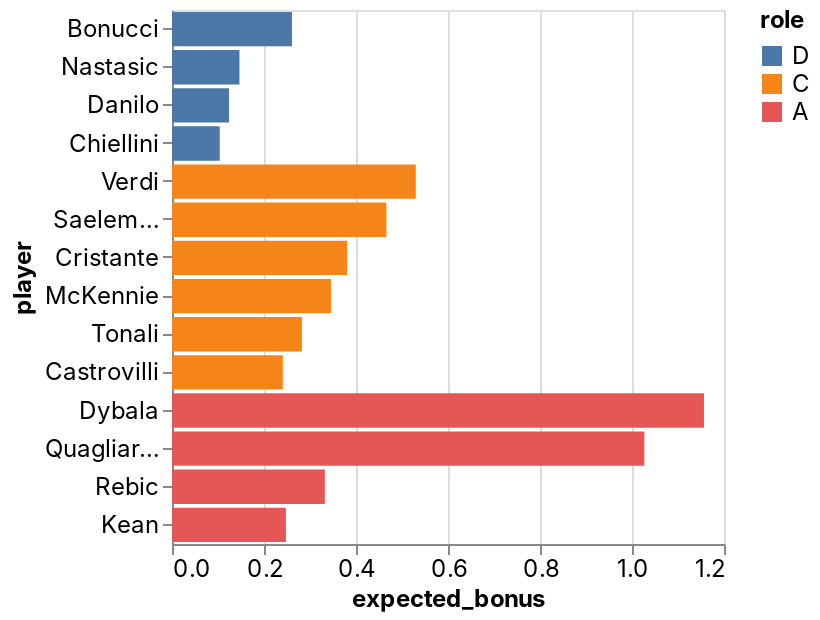

Notebook code for this chart:
### Code cell
_deepnote_run_altair(team, """{"$schema":"https://vega.github.io/schema/vega-lite/v4.json","mark":{"type":"bar","tooltip":{"content":"data"}},"height":220,"autosize":{"type":"fit"},"data":{"name":"placeholder"},"encoding":{"x":{"field":"expected_bonus","type":"quantitative","sort":null,"scale":{"type":"linear","zero":false}},"y":{"field":"player","type":"nominal","sort":null,"scale":{"type":"linear","zero":true}},"color":{"field":"role","type":"nominal","sort":null,"scale":{"type":"linear","zero":false}}}}""")

### Figure 1 — Vega-Lite specification as saved in the notebook (floating-point values rounded to 4 significant figures)
{"config": {"view": {"continuousWidth": 400, "continuousHeight": 300}, "area": {"fill": "#51C0E9"}, "axis": {"labelFont": "Inter, sans-serif", "labelFontSize": 12, "labelFontWeight": "normal", "labelLimit": 60, "labelOverlap": "greedy", "titleFont": "Inter, sans-serif", "titleFontSize": 12, "titleFontWeight": "bold"}, "background": "#ffffff", "legend": {"labelFont": "Inter, sans-serif", "labelFontSize": 12, "titleFont": "Inter, sans-serif", "titleFontSize": 12, "titleFontWeight": "bold"}, "line": {"stroke": "#51C0E9", "strokeWidth": 2}, "rect": {"fill": "#51C0E9"}, "title": {"anchor": "start", "color": "#000000", "font": "Inter, sans-serif", "fontSize": 22, "fontWeight": "normal"}}, "data": {"name": "data-d9611ad401ae878fc8d1eb4f74d055fb"}, "mark": {"type": "bar", "tooltip": {"content": "data"}}, "autosize": {"type": "fit"}, "encoding": {"color": {"type": "nominal", "field": "role", "scale": {"type": "linear", "zero": false}, "sort": null}, "x": {"type": "quantitative", "field": "expected_bonus", "scale": {"type": "linear", "zero": false}, "sort": null}, "y": {"type": "nominal", "field": "player", "scale": {"type": "linear", "zero": true}, "sort": null}}, "height": 300, "width": "container", "$schema": "https://vega.github.io/schema/vega-lite/v4.json", "datasets": {"data-d9611ad401ae878fc8d1eb4f74d055fb": [{"fanta_team": "MEZAFE", "role": "D", "player": "Bonucci", "home_team": "AC Milan", "away_team": "Juventus", "expected_bonus": 0.2607}, {"fanta_team": "MEZAFE", "role": "D", "player": "Nastasic", "home_team": "Cagliari", "away_team": "Fiorentina", "expected_bonus": 0.1466}, {"fanta_team": "MEZAFE", "role": "D", "player": "Danilo", "home_team": "AC Milan", "away_team": "Juventus", "expected_bonus": 0.124}, {"fanta_team": "MEZAFE", "role": "D", "player": "Chiellini", "home_team": "AC Milan", "away_team": "Juventus", "expected_bonus": 0.1037}, {"fanta_team": "MEZAFE", "role": "C", "player": "Verdi", "home_team": "Torino", "away_team": "Sassuolo", "expected_bonus": 0.5299}, {"fanta_team": "MEZAFE", "role": "C", "player": "Saelemaekers", "home_team": "AC Milan", "away_team": "Juventus", "expected_bonus": 0.466}, {"fanta_team": "MEZAFE", "role": "C", "player": "Cristante", "home_team": "Empoli", "away_team": "Roma", "expected_bonus": 0.3806}, {"fanta_team": "MEZAFE", "role": "C", "player": "McKennie", "home_team": "AC Milan", "away_team": "Juventus", "expected_bonus": 0.3456}, {"fanta_team": "MEZAFE", "role": "C", "player": "Tonali", "home_team": "AC Milan", "away_team": "Juventus", "expected_bonus": 0.2823}, {"fanta_team": "MEZAFE", "role": "C", "player": "Castrovilli", "home_team": "Cagliari", "away_team": "Fiorentina", "expected_bonus": 0.2408}, {"fanta_team": "MEZAFE", "role": "A", "player": "Dybala", "home_team": "AC Milan", "away_team": "Juventus", "expected_bonus": 1.156}, {"fanta_team": "MEZAFE", "role": "A", "player": "Quagliarella", "home_team": "Spezia", "away_team": "Sampdoria", "expected_bonus": 1.027}, {"fanta_team": "MEZAFE", "role": "A", "player": "Rebic", "home_team": "AC Milan", "away_team": "Juventus", "expected_bonus": 0.3323}, {"fanta_team": "MEZAFE", "role": "A", "player": "Kean", "home_team": "AC Milan", "away_team": "Juventus", "expected_bonus": 0.2476}]}}
